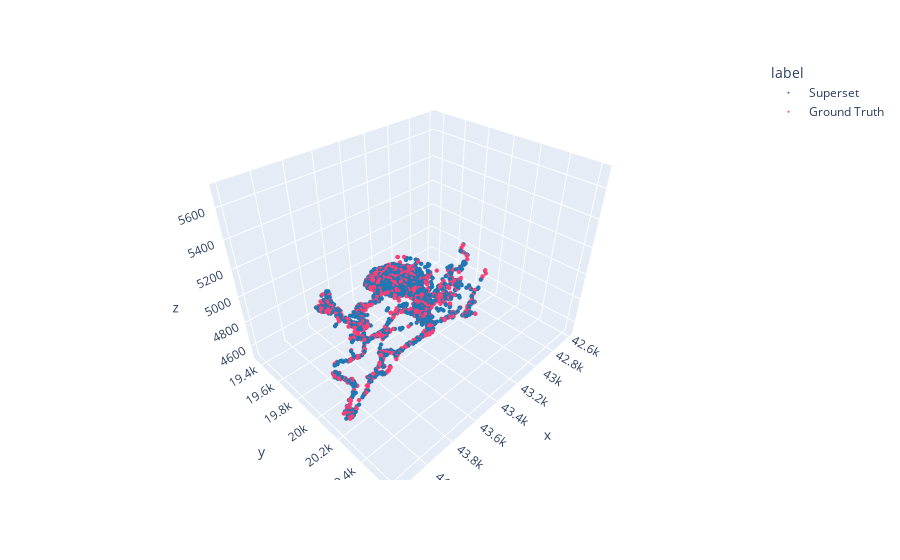

Source (notebook cell):
### Code cell
all_pts = torch.cat([superset, gt], dim=0)
all_labels = torch.cat([torch.zeros_like(superset), torch.ones_like(gt)], dim=0)[..., 0]

plot(all_pts, all_labels, label_map= {0: 'Superset', 1: 'Ground Truth'}, size=1.5)

### Figure 1 — Plotly figure (JSON) as saved in the notebook; plotly's stock layout.template omitted (floating-point values rounded to 4 significant figures; data arrays with more than 128 entries replaced by an {"elided": "..."} marker saying what was removed)
{"data": [{"hovertemplate": "label=Superset<br>x=%{x}<br>y=%{y}<br>z=%{z}<extra></extra>", "legendgroup": "Superset", "marker": {"color": "#1f77b4", "size": 1.5, "symbol": "circle"}, "mode": "markers", "name": "Superset", "scene": "scene", "showlegend": true, "type": "scatter3d", "x": {"elided": "6305 float values"}, "y": {"elided": "6305 float values"}, "z": {"elided": "6305 float values"}}, {"hovertemplate": "label=Ground Truth<br>x=%{x}<br>y=%{y}<br>z=%{z}<extra></extra>", "legendgroup": "Ground Truth", "marker": {"color": "#fd3f75", "size": 1.5, "symbol": "circle"}, "mode": "markers", "name": "Ground Truth", "scene": "scene", "showlegend": true, "type": "scatter3d", "x": {"elided": "2048 float values"}, "y": {"elided": "2048 float values"}, "z": {"elided": "2048 float values"}}], "layout": {"legend": {"title": {"text": "label"}, "tracegroupgap": 0}, "margin": {"t": 60}, "scene": {"domain": {"x": [0, 1], "y": [0, 1]}, "xaxis": {"title": {"text": "x"}}, "yaxis": {"title": {"text": "y"}}, "zaxis": {"title": {"text": "z"}}}}}
